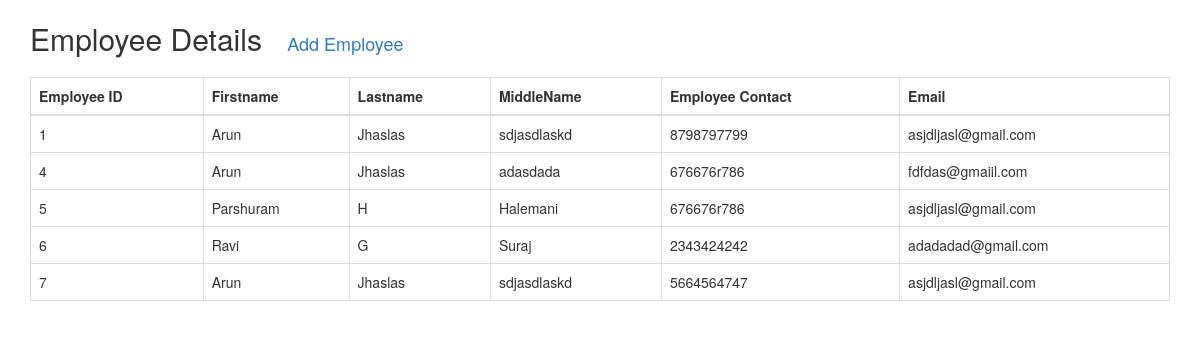
The app's page /view/, older data.
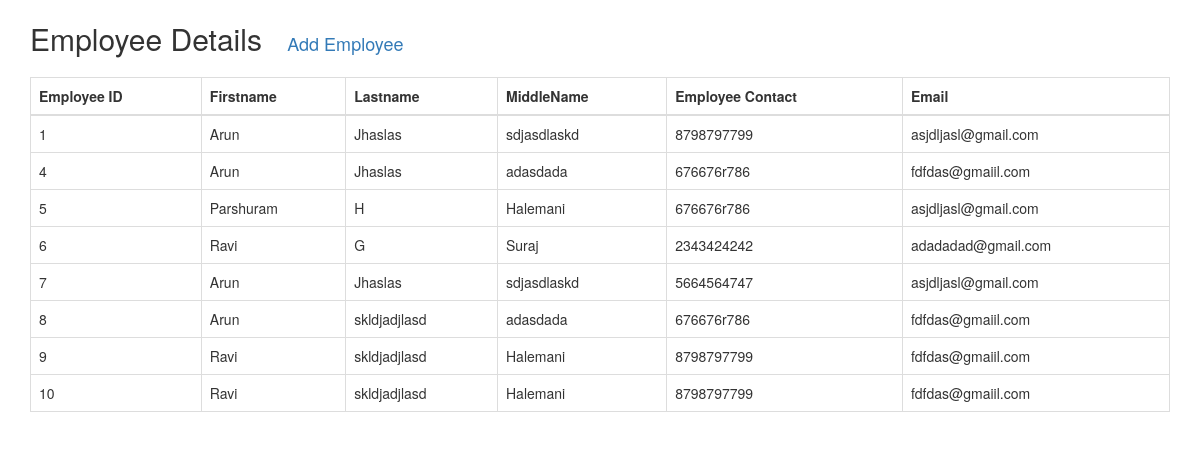
The same page, newer data.
### update/models.py (models this page shows)
class AddEmployee(models.Model):
    Gender=(('male','male'),
            ('Female','Female'),
            ('Others','Others'))
    Married=(('Married','Married'),
    ('Unmarried','Unmarried')
    )
    FirstName=models.CharField(max_length=50)
    MiddleName=models.CharField(max_length=50)
    LastName=models.CharField(max_length=50)
    gender=models.CharField(max_length=10,choices=Gender)
    DOB=models.DateField()
    Mobile=models.CharField(max_length=10)
    AlterMobile=models.CharField(max_length=10)
    Email=models.EmailField()
    Maritual_status=models.CharField(max_length=10,choices=Married)
    Blood=models.CharField(max_length=10)

### update/views.py (the view)
# urls.py: path('view/',views.AddEmployeeView,name='Addmployee'),
def AddEmployeeView(request):
    obj=AddEmployee.objects.all()
    return render(request,'view.html',{'obj':obj})

### update/templates/view.html (shortened to what this page needs)
   <!DOCTYPE html>
   <html lang="en">
<head>
  <link rel="stylesheet" href="https://maxcdn.bootstrapcdn.com/bootstrap/3.4.1/css/bootstrap.min.css">
</head>
<body>
<div class="container">
    <h2>Employee Details <a href="{% url 'Uploadform'  %} " class="btn btn-light btn-lg me-2">
        Add Employee </a></h2>
    <table class="table table-bordered">
        <thead>
          <tr>
            <th>Employee ID</th>
            <th>Firstname</th>
            <th>Lastname</th>
            <th>MiddleName</th>
            <th>Employee Contact</th>
            <th>Email</th>
          </tr>
        </thead>
        <tbody>
            {% for objs in obj  %}
        <tr>
            <td>{{objs.id}}</td>
            <td>{{objs.FirstName}}</td>
            <td>{{objs.MiddleName}}</td>
            <td>{{objs.LastName}}</td>
            <td>{{objs.Mobile}}</td>
            <td>{{objs.Email}}</td>
           </tr>
           {% endfor %}
        </tbody>
</body>
</html>

Row changes from the older to the newer data that the page shows:
added AddEmployee: id "8", FirstName "Arun", MiddleName "skldjadjlasd", LastName "adasdada", Mobile "676676r786", Email "fdfdas@gmaiil.com"
added AddEmployee: id "9", FirstName "Ravi", MiddleName "skldjadjlasd", LastName "Halemani", Mobile "8798797799", Email "fdfdas@gmaiil.com"
added AddEmployee: id "10", FirstName "Ravi", MiddleName "skldjadjlasd", LastName "Halemani", Mobile "8798797799", Email "fdfdas@gmaiil.com"
